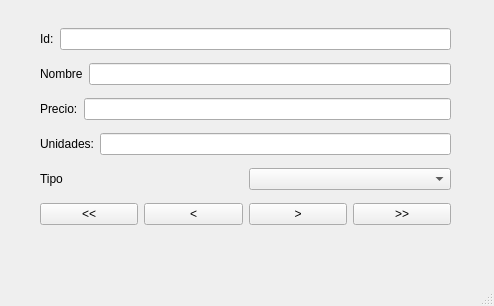
<?xml version="1.0" encoding="UTF-8"?>
<ui version="4.0">
 <class>MainWindow</class>
 <widget class="QMainWindow" name="MainWindow">
  <property name="geometry">
   <rect>
    <x>0</x>
    <y>0</y>
    <width>494</width>
    <height>306</height>
   </rect>
  </property>
  <property name="windowTitle">
   <string>MainWindow</string>
  </property>
  <widget class="QWidget" name="centralwidget">
   <widget class="QWidget" name="layoutWidget">
    <property name="geometry">
     <rect>
      <x>40</x>
      <y>21</y>
      <width>411</width>
      <height>211</height>
     </rect>
    </property>
    <layout class="QVBoxLayout" name="verticalLayout">
     <item>
      <layout class="QHBoxLayout" name="horizontalLayout">
       <item>
        <widget class="QLabel" name="provincia">
         <property name="text">
          <string>Id:</string>
         </property>
        </widget>
       </item>
       <item>
        <widget class="QLineEdit" name="editId"/>
       </item>
      </layout>
     </item>
     <item>
      <layout class="QHBoxLayout" name="horizontalLayout_2">
       <item>
        <widget class="QLabel" name="Autonomia">
         <property name="text">
          <string>Nombre</string>
         </property>
        </widget>
       </item>
       <item>
        <widget class="QLineEdit" name="editNombre"/>
       </item>
      </layout>
     </item>
     <item>
      <layout class="QHBoxLayout" name="horizontalLayout_3">
       <item>
        <widget class="QLabel" name="Poblacion">
         <property name="text">
          <string>Precio:</string>
         </property>
        </widget>
       </item>
       <item>
        <widget class="QLineEdit" name="editPrecio"/>
       </item>
      </layout>
     </item>
     <item>
      <layout class="QHBoxLayout" name="horizontalLayout_5">
       <item>
        <widget class="QLabel" name="label">
         <property name="text">
          <string>Unidades:</string>
         </property>
        </widget>
       </item>
       <item>
        <widget class="QLineEdit" name="editUnidades"/>
       </item>
      </layout>
     </item>
     <item>
      <layout class="QHBoxLayout" name="horizontalLayout_6">
       <item>
        <widget class="QLabel" name="label_2">
         <property name="text">
          <string>Tipo</string>
         </property>
        </widget>
       </item>
       <item>
        <widget class="QComboBox" name="comboTipo"/>
       </item>
      </layout>
     </item>
     <item>
      <layout class="QHBoxLayout" name="horizontalLayout_4">
       <item>
        <widget class="QPushButton" name="btnAtras">
         <property name="text">
          <string>&lt;&lt;</string>
         </property>
        </widget>
       </item>
       <item>
        <widget class="QPushButton" name="btnAnterior">
         <property name="text">
          <string>&lt;</string>
         </property>
        </widget>
       </item>
       <item>
        <widget class="QPushButton" name="btnSiguiente">
         <property name="text">
          <string>&gt;</string>
         </property>
        </widget>
       </item>
       <item>
        <widget class="QPushButton" name="btnAdelante">
         <property name="text">
          <string>&gt;&gt;</string>
         </property>
        </widget>
       </item>
      </layout>
     </item>
    </layout>
   </widget>
  </widget>
  <widget class="QMenuBar" name="menubar">
   <property name="geometry">
    <rect>
     <x>0</x>
     <y>0</y>
     <width>494</width>
     <height>33</height>
    </rect>
   </property>
  </widget>
  <widget class="QStatusBar" name="statusbar"/>
 </widget>
 <resources/>
 <connections/>
</ui>
